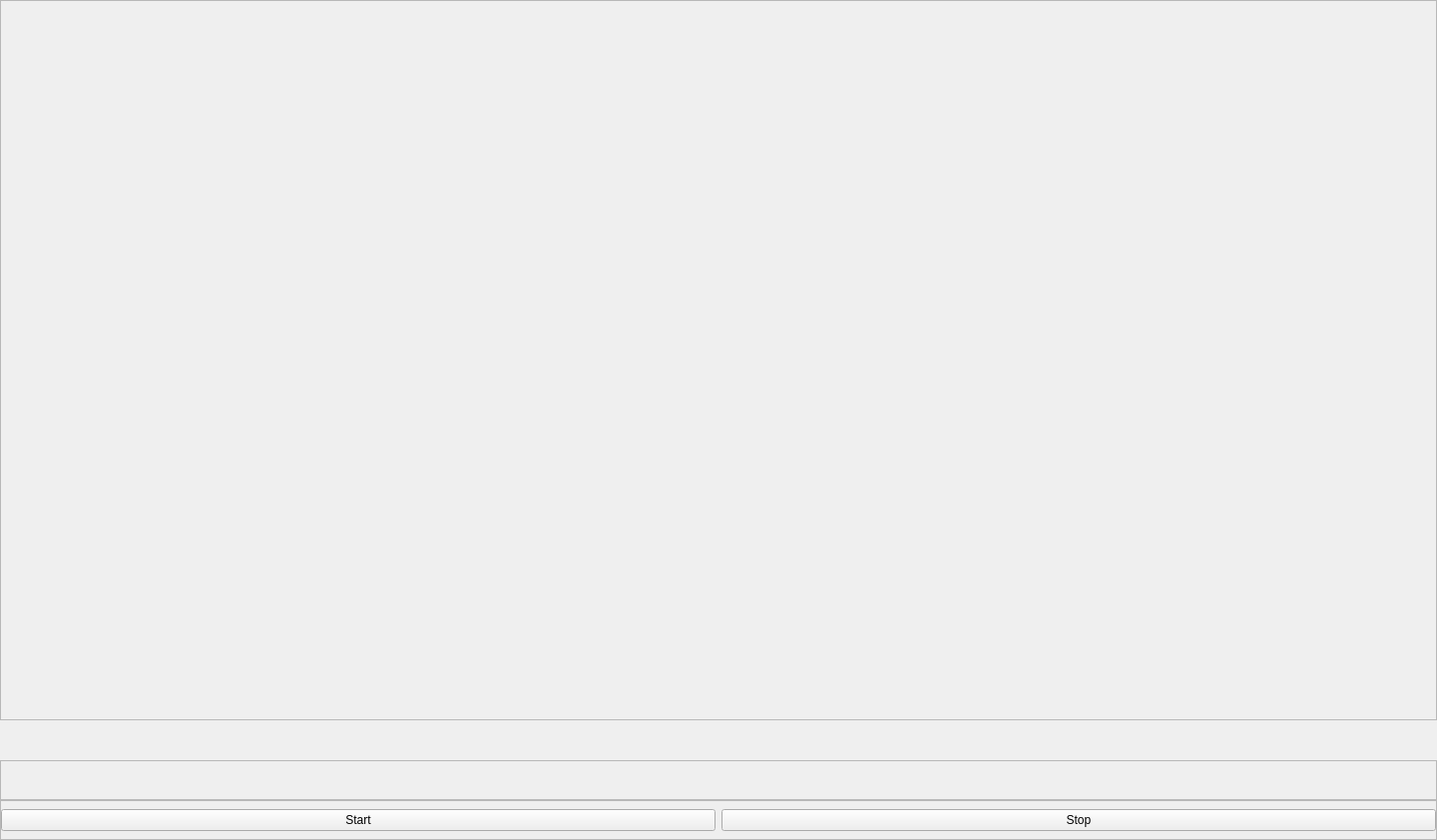
<?xml version="1.0" encoding="UTF-8"?>
<ui version="4.0">
 <class>Form</class>
 <widget class="QWidget" name="Form">
  <property name="geometry">
   <rect>
    <x>0</x>
    <y>0</y>
    <width>1440</width>
    <height>842</height>
   </rect>
  </property>
  <property name="windowTitle">
   <string>Form</string>
  </property>
  <layout class="QVBoxLayout" name="verticalLayout">
   <property name="spacing">
    <number>0</number>
   </property>
   <property name="leftMargin">
    <number>0</number>
   </property>
   <property name="topMargin">
    <number>0</number>
   </property>
   <property name="rightMargin">
    <number>0</number>
   </property>
   <property name="bottomMargin">
    <number>0</number>
   </property>
   <item>
    <widget class="QFrame" name="paramFrame">
     <property name="frameShape">
      <enum>QFrame::StyledPanel</enum>
     </property>
     <property name="frameShadow">
      <enum>QFrame::Raised</enum>
     </property>
    </widget>
   </item>
   <item>
    <widget class="QLabel" name="specLabel">
     <property name="maximumSize">
      <size>
       <width>16777215</width>
       <height>40</height>
      </size>
     </property>
     <property name="text">
      <string/>
     </property>
    </widget>
   </item>
   <item>
    <widget class="QFrame" name="commandFrame">
     <property name="maximumSize">
      <size>
       <width>16777215</width>
       <height>40</height>
      </size>
     </property>
     <property name="frameShape">
      <enum>QFrame::StyledPanel</enum>
     </property>
     <property name="frameShadow">
      <enum>QFrame::Raised</enum>
     </property>
     <layout class="QHBoxLayout" name="commandLayout"/>
    </widget>
   </item>
   <item>
    <widget class="QFrame" name="frame">
     <property name="maximumSize">
      <size>
       <width>16777215</width>
       <height>40</height>
      </size>
     </property>
     <property name="frameShape">
      <enum>QFrame::StyledPanel</enum>
     </property>
     <property name="frameShadow">
      <enum>QFrame::Raised</enum>
     </property>
     <layout class="QHBoxLayout" name="horizontalLayout">
      <property name="leftMargin">
       <number>0</number>
      </property>
      <property name="topMargin">
       <number>0</number>
      </property>
      <property name="rightMargin">
       <number>0</number>
      </property>
      <property name="bottomMargin">
       <number>0</number>
      </property>
      <item>
       <widget class="QPushButton" name="startButton">
        <property name="text">
         <string>Start</string>
        </property>
       </widget>
      </item>
      <item>
       <widget class="QPushButton" name="stopButton">
        <property name="text">
         <string>Stop</string>
        </property>
       </widget>
      </item>
     </layout>
    </widget>
   </item>
  </layout>
 </widget>
 <resources/>
 <connections/>
</ui>
